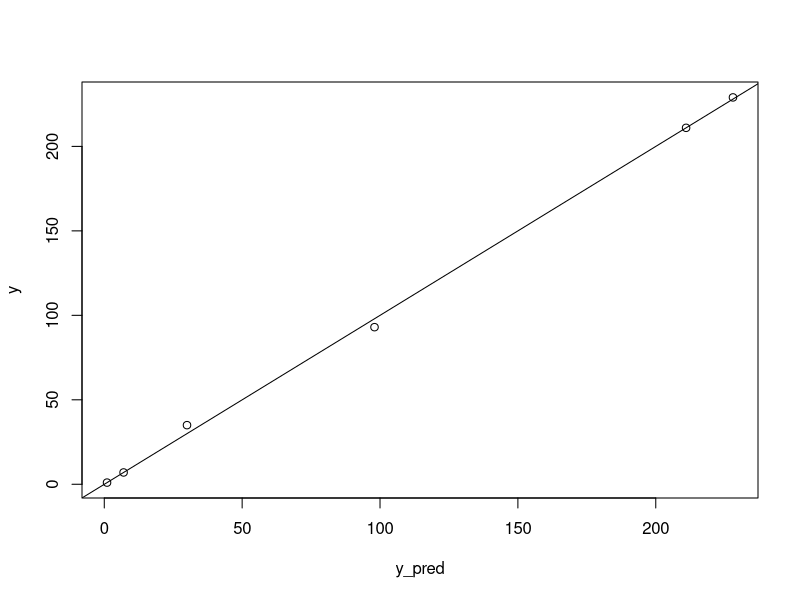

Recreate this plot in R.
## ---- chunk 1
knitr::opts_chunk$set(echo = TRUE)
## ---- chunk 2
x <- c(0:5)
y <- c(229, 211, 93, 35, 7, 1)
p_x <- y/sum(y)
lambda <- sum(x * p_x)
lambda
## ---- chunk 3
p_new <- dpois(x, lambda = lambda) 
p_new
y_pred <- round(p_new * sum(y))
plot(y_pred, y)
abline(0,1)
